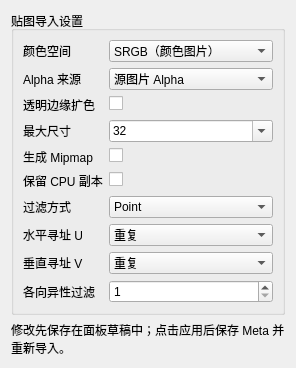
<?xml version='1.0' encoding='UTF-8'?>
<ui version="4.0">
  <class>TextureInspectorForm</class>
  <widget class="QWidget" name="TextureInspectorForm">
    <layout class="QVBoxLayout" name="mainLayout">
      <item>
        <widget class="QGroupBox" name="textureGroup">
          <property name="title">
            <string>贴图导入设置</string>
          </property>
          <layout class="QFormLayout" name="settingsLayout">
            <property name="formAlignment"><set>Qt::AlignLeft|Qt::AlignTop</set></property>
            <property name="labelAlignment"><set>Qt::AlignLeft|Qt::AlignVCenter</set></property>
            <property name="fieldGrowthPolicy"><enum>QFormLayout::AllNonFixedFieldsGrow</enum></property>
            <item row="0" column="0">
              <widget class="QLabel" name="colorSpaceComboLabel">
                <property name="text">
                  <string>颜色空间</string>
                </property>
                <property name="textFormat">
                  <enum>Qt::PlainText</enum>
                </property>
                <property name="wordWrap">
                  <bool>true</bool>
                </property>
              </widget>
            </item>
            <item row="0" column="1">
              <widget class="QComboBox" name="colorSpaceCombo">
                <item>
                  <property name="text">
                    <string>SRGB（颜色图片）</string>
                  </property>
                </item>
                <item>
                  <property name="text">
                    <string>Linear（数值数据）</string>
                  </property>
                </item>
                <property name="values" stdset="0">
                  <stringlist notr="true">
                    <string>SRGB</string>
                    <string>Linear</string>
                  </stringlist>
                </property>
              </widget>
            </item>
            <item row="1" column="0">
              <widget class="QLabel" name="alphaSourceComboLabel">
                <property name="text">
                  <string>Alpha 来源</string>
                </property>
                <property name="textFormat">
                  <enum>Qt::PlainText</enum>
                </property>
                <property name="wordWrap">
                  <bool>true</bool>
                </property>
              </widget>
            </item>
            <item row="1" column="1">
              <widget class="QComboBox" name="alphaSourceCombo">
                <item>
                  <property name="text">
                    <string>源图片 Alpha</string>
                  </property>
                </item>
                <item>
                  <property name="text">
                    <string>忽略 Alpha</string>
                  </property>
                </item>
                <property name="values" stdset="0">
                  <stringlist notr="true">
                    <string>FromSource</string>
                    <string>None</string>
                  </stringlist>
                </property>
              </widget>
            </item>
            <item row="2" column="0">
              <widget class="QLabel" name="alphaTransparencyCheckLabel">
                <property name="text">
                  <string>透明边缘扩色</string>
                </property>
                <property name="textFormat">
                  <enum>Qt::PlainText</enum>
                </property>
                <property name="wordWrap">
                  <bool>true</bool>
                </property>
              </widget>
            </item>
            <item row="2" column="1">
              <widget class="QCheckBox" name="alphaTransparencyCheck">
                <property name="toolTip">
                  <string>处理透明像素附近的颜色，减轻过滤黑边。Alpha 保存数值时请关闭。</string>
                </property>
              </widget>
            </item>
            <item row="3" column="0">
              <widget class="QLabel" name="maxSizeComboLabel">
                <property name="text">
                  <string>最大尺寸</string>
                </property>
                <property name="textFormat">
                  <enum>Qt::PlainText</enum>
                </property>
                <property name="wordWrap">
                  <bool>true</bool>
                </property>
              </widget>
            </item>
            <item row="3" column="1">
              <widget class="QComboBox" name="maxSizeCombo">
                <item>
                  <property name="text">
                    <string>32</string>
                  </property>
                  <property name="toolTip">
                    <string>32</string>
                  </property>
                </item>
                <item>
                  <property name="text">
                    <string>64</string>
                  </property>
                  <property name="toolTip">
                    <string>64</string>
                  </property>
                </item>
                <item>
                  <property name="text">
                    <string>128</string>
                  </property>
                  <property name="toolTip">
                    <string>128</string>
                  </property>
                </item>
                <item>
                  <property name="text">
                    <string>256</string>
                  </property>
                  <property name="toolTip">
                    <string>256</string>
                  </property>
                </item>
                <item>
                  <property name="text">
                    <string>512</string>
                  </property>
                  <property name="toolTip">
                    <string>512</string>
                  </property>
                </item>
                <item>
                  <property name="text">
                    <string>1024</string>
                  </property>
                  <property name="toolTip">
                    <string>1024</string>
                  </property>
                </item>
                <item>
                  <property name="text">
                    <string>2048</string>
                  </property>
                  <property name="toolTip">
                    <string>2048</string>
                  </property>
                </item>
                <item>
                  <property name="text">
                    <string>4096</string>
                  </property>
                  <property name="toolTip">
                    <string>4096</string>
                  </property>
                </item>
                <item>
                  <property name="text">
                    <string>8192</string>
                  </property>
                  <property name="toolTip">
                    <string>8192</string>
                  </property>
                </item>
                <item>
                  <property name="text">
                    <string>16384</string>
                  </property>
                  <property name="toolTip">
                    <string>16384</string>
                  </property>
                </item>
                <property name="editable">
                  <bool>true</bool>
                </property>
                <property name="insertPolicy">
                  <enum>QComboBox::NoInsert</enum>
                </property>
              </widget>
            </item>
            <item row="4" column="0">
              <widget class="QLabel" name="mipmapsCheckLabel">
                <property name="text">
                  <string>生成 Mipmap</string>
                </property>
                <property name="textFormat">
                  <enum>Qt::PlainText</enum>
                </property>
                <property name="wordWrap">
                  <bool>true</bool>
                </property>
              </widget>
            </item>
            <item row="4" column="1">
              <widget class="QCheckBox" name="mipmapsCheck" />
            </item>
            <item row="5" column="0">
              <widget class="QLabel" name="cpuCopyCheckLabel">
                <property name="text">
                  <string>保留 CPU 副本</string>
                </property>
                <property name="textFormat">
                  <enum>Qt::PlainText</enum>
                </property>
                <property name="wordWrap">
                  <bool>true</bool>
                </property>
              </widget>
            </item>
            <item row="5" column="1">
              <widget class="QCheckBox" name="cpuCopyCheck" />
            </item>
            <item row="6" column="0">
              <widget class="QLabel" name="filterComboLabel">
                <property name="text">
                  <string>过滤方式</string>
                </property>
                <property name="textFormat">
                  <enum>Qt::PlainText</enum>
                </property>
                <property name="wordWrap">
                  <bool>true</bool>
                </property>
              </widget>
            </item>
            <item row="6" column="1">
              <widget class="QComboBox" name="filterCombo">
                <item>
                  <property name="text">
                    <string>Point</string>
                  </property>
                </item>
                <item>
                  <property name="text">
                    <string>Bilinear</string>
                  </property>
                </item>
                <item>
                  <property name="text">
                    <string>Trilinear</string>
                  </property>
                </item>
                <property name="values" stdset="0">
                  <stringlist notr="true">
                    <string>Point</string>
                    <string>Bilinear</string>
                    <string>Trilinear</string>
                  </stringlist>
                </property>
              </widget>
            </item>
            <item row="7" column="0">
              <widget class="QLabel" name="wrapUComboLabel">
                <property name="text">
                  <string>水平寻址 U</string>
                </property>
                <property name="textFormat">
                  <enum>Qt::PlainText</enum>
                </property>
                <property name="wordWrap">
                  <bool>true</bool>
                </property>
              </widget>
            </item>
            <item row="7" column="1">
              <widget class="QComboBox" name="wrapUCombo">
                <item>
                  <property name="text">
                    <string>重复</string>
                  </property>
                </item>
                <item>
                  <property name="text">
                    <string>边缘钳制</string>
                  </property>
                </item>
                <item>
                  <property name="text">
                    <string>镜像重复</string>
                  </property>
                </item>
                <property name="values" stdset="0">
                  <stringlist notr="true">
                    <string>Repeat</string>
                    <string>ClampToEdge</string>
                    <string>MirrorRepeat</string>
                  </stringlist>
                </property>
              </widget>
            </item>
            <item row="8" column="0">
              <widget class="QLabel" name="wrapVComboLabel">
                <property name="text">
                  <string>垂直寻址 V</string>
                </property>
                <property name="textFormat">
                  <enum>Qt::PlainText</enum>
                </property>
                <property name="wordWrap">
                  <bool>true</bool>
                </property>
              </widget>
            </item>
            <item row="8" column="1">
              <widget class="QComboBox" name="wrapVCombo">
                <item>
                  <property name="text">
                    <string>重复</string>
                  </property>
                </item>
                <item>
                  <property name="text">
                    <string>边缘钳制</string>
                  </property>
                </item>
                <item>
                  <property name="text">
                    <string>镜像重复</string>
                  </property>
                </item>
                <property name="values" stdset="0">
                  <stringlist notr="true">
                    <string>Repeat</string>
                    <string>ClampToEdge</string>
                    <string>MirrorRepeat</string>
                  </stringlist>
                </property>
              </widget>
            </item>
            <item row="9" column="0">
              <widget class="QLabel" name="anisotropyLabel">
                <property name="text"><string>各向异性过滤</string></property>
              </widget>
            </item>
            <item row="9" column="1">
              <widget class="QSpinBox" name="anisotropySpin">
                <property name="minimum"><number>1</number></property>
                <property name="maximum"><number>16</number></property>
                <property name="toolTip"><string>1 为关闭。启用 Mip 且采用双线性或三线性过滤时生效。</string></property>
              </widget>
            </item>
          </layout>
        </widget>
      </item>
      <item>
        <widget class="QLabel" name="draftHintLabel">
          <property name="text">
            <string>修改先保存在面板草稿中；点击应用后保存 Meta 并重新导入。</string>
          </property>
          <property name="textFormat">
            <enum>Qt::PlainText</enum>
          </property>
          <property name="wordWrap">
            <bool>true</bool>
          </property>
        </widget>
      </item>
    </layout>
  </widget>
  <resources />
  <connections />
</ui>
